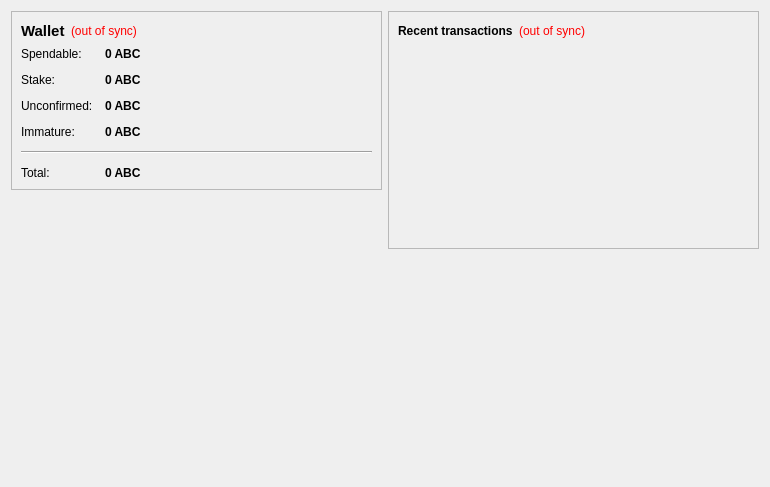
<?xml version="1.0" encoding="UTF-8"?>
<ui version="4.0">
 <class>OverviewPage</class>
 <widget class="QWidget" name="OverviewPage">
  <property name="geometry">
   <rect>
    <x>0</x>
    <y>0</y>
    <width>770</width>
    <height>487</height>
   </rect>
  </property>
  <property name="windowTitle">
   <string>Form</string>
  </property>
  <layout class="QHBoxLayout" name="horizontalLayout" stretch="1,1">
   <item>
    <layout class="QVBoxLayout" name="verticalLayout_2">
     <item>
      <widget class="QFrame" name="frame">
       <property name="frameShape">
        <enum>QFrame::StyledPanel</enum>
       </property>
       <property name="frameShadow">
        <enum>QFrame::Raised</enum>
       </property>
       <layout class="QVBoxLayout" name="verticalLayout_4">
        <item>
         <layout class="QHBoxLayout" name="horizontalLayout_4">
          <item>
           <widget class="QLabel" name="label_5">
            <property name="font">
             <font>
              <pointsize>11</pointsize>
              <weight>75</weight>
              <bold>true</bold>
             </font>
            </property>
            <property name="text">
             <string>Wallet</string>
            </property>
           </widget>
          </item>
          <item>
           <widget class="QLabel" name="labelWalletStatus">
            <property name="toolTip">
             <string>The displayed information may be out of date. Your wallet automatically synchronizes with the Abundance network after a connection is established, but this process has not completed yet.</string>
            </property>
            <property name="styleSheet">
             <string notr="true">QLabel { color: red; }</string>
            </property>
            <property name="text">
             <string notr="true">(out of sync)</string>
            </property>
            <property name="alignment">
             <set>Qt::AlignLeading|Qt::AlignLeft|Qt::AlignVCenter</set>
            </property>
           </widget>
          </item>
          <item>
           <spacer name="horizontalSpacer_2">
            <property name="orientation">
             <enum>Qt::Horizontal</enum>
            </property>
            <property name="sizeHint" stdset="0">
             <size>
              <width>40</width>
              <height>20</height>
             </size>
            </property>
           </spacer>
          </item>
         </layout>
        </item>
        <item>
         <layout class="QFormLayout" name="formLayout_2">
          <property name="fieldGrowthPolicy">
           <enum>QFormLayout::AllNonFixedFieldsGrow</enum>
          </property>
          <property name="horizontalSpacing">
           <number>12</number>
          </property>
          <property name="verticalSpacing">
           <number>12</number>
          </property>
          <item row="0" column="0">
           <widget class="QLabel" name="label">
            <property name="text">
             <string>Spendable:</string>
            </property>
           </widget>
          </item>
          <item row="0" column="1">
           <widget class="QLabel" name="labelBalance">
            <property name="font">
             <font>
              <weight>75</weight>
              <bold>true</bold>
             </font>
            </property>
            <property name="cursor">
             <cursorShape>IBeamCursor</cursorShape>
            </property>
            <property name="toolTip">
             <string>Your current spendable balance</string>
            </property>
            <property name="text">
             <string notr="true">0 ABC</string>
            </property>
            <property name="textInteractionFlags">
             <set>Qt::LinksAccessibleByMouse|Qt::TextSelectableByKeyboard|Qt::TextSelectableByMouse</set>
            </property>
           </widget>
          </item>
          <item row="1" column="0">
           <widget class="QLabel" name="label_6">
            <property name="text">
             <string>Stake:</string>
            </property>
           </widget>
          </item>
          <item row="1" column="1">
           <widget class="QLabel" name="labelStake">
            <property name="font">
             <font>
              <weight>75</weight>
              <bold>true</bold>
             </font>
            </property>
            <property name="cursor">
             <cursorShape>IBeamCursor</cursorShape>
            </property>
            <property name="toolTip">
             <string>Total of coins that was staked, and do not yet count toward the current balance</string>
            </property>
            <property name="text">
             <string notr="true">0 ABC</string>
            </property>
            <property name="textInteractionFlags">
             <set>Qt::LinksAccessibleByMouse|Qt::TextSelectableByKeyboard|Qt::TextSelectableByMouse</set>
            </property>
           </widget>
          </item>
          <item row="2" column="0">
           <widget class="QLabel" name="label_3">
            <property name="text">
             <string>Unconfirmed:</string>
            </property>
           </widget>
          </item>
          <item row="2" column="1">
           <widget class="QLabel" name="labelUnconfirmed">
            <property name="font">
             <font>
              <weight>75</weight>
              <bold>true</bold>
             </font>
            </property>
            <property name="cursor">
             <cursorShape>IBeamCursor</cursorShape>
            </property>
            <property name="toolTip">
             <string>Total of transactions that have yet to be confirmed, and do not yet count toward the current balance</string>
            </property>
            <property name="text">
             <string notr="true">0 ABC</string>
            </property>
            <property name="textInteractionFlags">
             <set>Qt::LinksAccessibleByMouse|Qt::TextSelectableByKeyboard|Qt::TextSelectableByMouse</set>
            </property>
           </widget>
          </item>
          <item row="3" column="0">
           <widget class="QLabel" name="labelImmatureText">
            <property name="text">
             <string>Immature:</string>
            </property>
           </widget>
          </item>
          <item row="3" column="1">
           <widget class="QLabel" name="labelImmature">
            <property name="font">
             <font>
              <weight>75</weight>
              <bold>true</bold>
             </font>
            </property>
            <property name="toolTip">
             <string>Mined balance that has not yet matured</string>
            </property>
            <property name="text">
             <string notr="true">0 ABC</string>
            </property>
            <property name="textInteractionFlags">
             <set>Qt::LinksAccessibleByMouse|Qt::TextSelectableByKeyboard|Qt::TextSelectableByMouse</set>
            </property>
           </widget>
          </item>
          <item row="4" column="0" colspan="2">
           <widget class="Line" name="line">
            <property name="orientation">
             <enum>Qt::Horizontal</enum>
            </property>
           </widget>
          </item>
          <item row="5" column="0">
           <widget class="QLabel" name="labelTotalText">
            <property name="text">
             <string>Total:</string>
            </property>
           </widget>
          </item>
          <item row="5" column="1">
           <widget class="QLabel" name="labelTotal">
            <property name="font">
             <font>
              <weight>75</weight>
              <bold>true</bold>
             </font>
            </property>
            <property name="cursor">
             <cursorShape>IBeamCursor</cursorShape>
            </property>
            <property name="toolTip">
             <string>Your current total balance</string>
            </property>
            <property name="text">
             <string notr="true">0 ABC</string>
            </property>
            <property name="textInteractionFlags">
             <set>Qt::LinksAccessibleByMouse|Qt::TextSelectableByKeyboard|Qt::TextSelectableByMouse</set>
            </property>
           </widget>
          </item>
         </layout>
        </item>
       </layout>
      </widget>
     </item>
     <item>
      <spacer name="verticalSpacer">
       <property name="orientation">
        <enum>Qt::Vertical</enum>
       </property>
       <property name="sizeHint" stdset="0">
        <size>
         <width>20</width>
         <height>40</height>
        </size>
       </property>
      </spacer>
     </item>
     <item>
      <widget class="QLabel" name="label_2">
       <property name="autoFillBackground">
        <bool>true</bool>
       </property>
       <property name="text">
        <string/>
       </property>
       <property name="pixmap">
        <pixmap resource="../bitcoin.qrc">:/icons/drmbg</pixmap>
       </property>
       <property name="scaledContents">
        <bool>false</bool>
       </property>
       <property name="margin">
        <number>0</number>
       </property>
      </widget>
     </item>
    </layout>
   </item>
   <item>
    <layout class="QVBoxLayout" name="verticalLayout_3">
     <item>
      <widget class="QFrame" name="frame_2">
       <property name="frameShape">
        <enum>QFrame::StyledPanel</enum>
       </property>
       <property name="frameShadow">
        <enum>QFrame::Raised</enum>
       </property>
       <layout class="QVBoxLayout" name="verticalLayout">
        <item>
         <layout class="QHBoxLayout" name="horizontalLayout_2">
          <item>
           <widget class="QLabel" name="label_4">
            <property name="text">
             <string>&lt;b&gt;Recent transactions&lt;/b&gt;</string>
            </property>
           </widget>
          </item>
          <item>
           <widget class="QLabel" name="labelTransactionsStatus">
            <property name="toolTip">
             <string>The displayed information may be out of date. Your wallet automatically synchronizes with the Abundance network after a connection is established, but this process has not completed yet.</string>
            </property>
            <property name="styleSheet">
             <string notr="true">QLabel { color: red; }</string>
            </property>
            <property name="text">
             <string notr="true">(out of sync)</string>
            </property>
            <property name="alignment">
             <set>Qt::AlignRight|Qt::AlignTrailing|Qt::AlignVCenter</set>
            </property>
           </widget>
          </item>
          <item>
           <spacer name="horizontalSpacer">
            <property name="orientation">
             <enum>Qt::Horizontal</enum>
            </property>
            <property name="sizeHint" stdset="0">
             <size>
              <width>40</width>
              <height>20</height>
             </size>
            </property>
           </spacer>
          </item>
         </layout>
        </item>
        <item>
         <widget class="QListView" name="listTransactions">
          <property name="styleSheet">
           <string notr="true">QListView { background: transparent; }</string>
          </property>
          <property name="frameShape">
           <enum>QFrame::NoFrame</enum>
          </property>
          <property name="verticalScrollBarPolicy">
           <enum>Qt::ScrollBarAlwaysOff</enum>
          </property>
          <property name="horizontalScrollBarPolicy">
           <enum>Qt::ScrollBarAlwaysOff</enum>
          </property>
          <property name="selectionMode">
           <enum>QAbstractItemView::NoSelection</enum>
          </property>
         </widget>
        </item>
       </layout>
      </widget>
     </item>
     <item>
      <spacer name="verticalSpacer_2">
       <property name="orientation">
        <enum>Qt::Vertical</enum>
       </property>
       <property name="sizeHint" stdset="0">
        <size>
         <width>20</width>
         <height>40</height>
        </size>
       </property>
      </spacer>
     </item>
    </layout>
   </item>
  </layout>
 </widget>
 <resources/>
 <connections/>
</ui>
